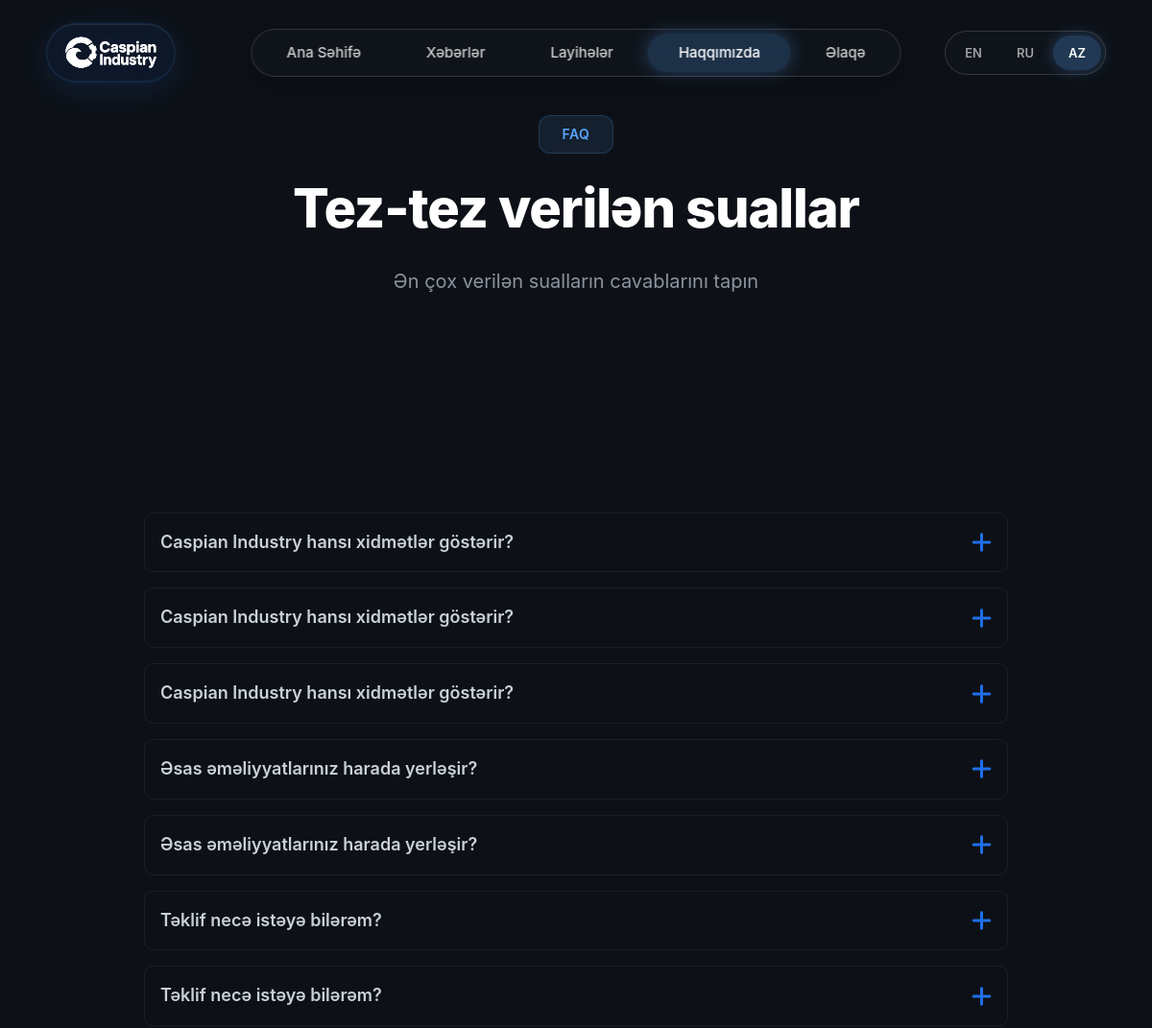
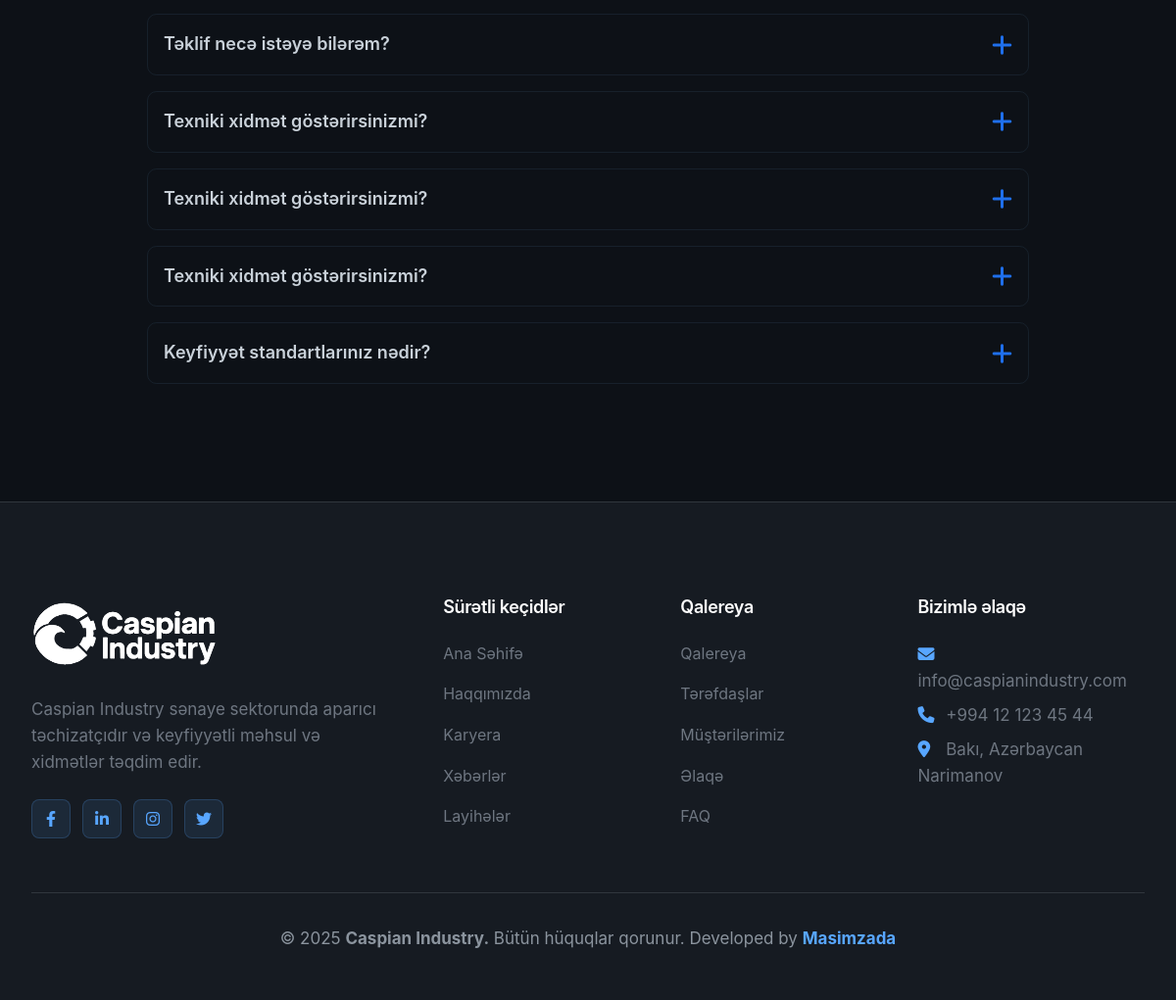
/pages/faq.php, run on the app's committed database (2 pictures, top to bottom).
### tables this page shows
CREATE TABLE faq (
                id INTEGER PRIMARY KEY AUTOINCREMENT,
                question_en TEXT NOT NULL,
                question_ru TEXT NOT NULL,
                question_az TEXT NOT NULL,
                answer_en TEXT NOT NULL,
                answer_ru TEXT NOT NULL,
                answer_az TEXT NOT NULL,
                category TEXT,
                created_at DATETIME DEFAULT CURRENT_TIMESTAMP,
                sort_order INTEGER DEFAULT 0
            );

CREATE TABLE site_settings (
                id INTEGER PRIMARY KEY AUTOINCREMENT,
                setting_key TEXT UNIQUE NOT NULL,
                setting_value TEXT,
                updated_at DATETIME DEFAULT CURRENT_TIMESTAMP
            );

### includes/language.php (called while the page is built, shortened)
<?php
class Language {
    private static $currentLang = DEFAULT_LANG;
    private static $translations = [];
    private static function loadTranslations() {
        $file = __DIR__ . '/../languages/' . self::$currentLang . '.json';
        if (file_exists($file)) {
            $json = file_get_contents($file);
            self::$translations = json_decode($json, true);
        }
    }
    public static function get($key, $default = '') {
        return self::$translations[$key] ?? $default;
    }
    public static function getSuffix() {
        return '_' . self::$currentLang;
    }
}
function t($key, $default = '') {
    return Language::get($key, $default);
}

### pages/faq.php (the view, shortened to what this page needs)
<?php require_once '../includes/header.php'; ?>
<section class="page-hero" style="padding-top: 120px; padding-bottom: var(--spacing-lg); background: linear-gradient(135deg, var(--color-primary-dark) 0%, var(--bg-darker) 100%);">
    <div class="container">
        <div class="section-header">
            <span class="section-tag"><?php echo t('nav_faq_tag','FAQ'); ?></span>
            <h1 class="section-title"><?php echo t('faq_title'); ?></h1>
            <p class="section-description"><?php echo t('faq_description','Find answers to commonly asked questions'); ?></p>
        </div>
    </div>
</section>
<section class="section">
    <div class="container">
        <div class="faq-container">
            <?php
            $db = Database::getInstance()->getConnection();
            $lang_suffix = Language::getSuffix();
            $stmt = $db->query("SELECT * FROM faq ORDER BY sort_order ASC");
            $faqs = $stmt->fetchAll();
            if (count($faqs) > 0) {
                foreach ($faqs as $faq) {
                    $question = $faq['question' . $lang_suffix];
                    ?>
                    <div class="faq-item">
                        <div class="faq-question">
                            <span><?php echo htmlspecialchars($question); ?></span>
                            <i class="fas fa-plus faq-icon"></i>
                        </div>
                    </div>
                    <?php
                }
            } else {
                echo '<div style="text-align: center; padding: var(--spacing-xl);">';
                echo '<i class="fas fa-question-circle" style="font-size: 4rem; color: var(--color-secondary); margin-bottom: var(--spacing-md);"></i>';
                echo '<p style="color: var(--text-secondary);">' . t('faq_no_items') . '</p>';
                echo '</div>';
            }
            ?>
        </div>
    </div>
</section>
<?php require_once '../includes/footer.php'; ?>

### includes/footer.php (shortened to what this page needs)
    <footer class="footer">
        <div class="container">
            <div class="footer-content">
                <div class="footer-section">
                    <img src="<?php echo BASE_URL; ?>/assets/images/Font+Logo.svg" alt="<?php echo SITE_NAME; ?>" style="height: 78px; margin-bottom: 1rem;   filter: brightness(0) invert(1);">
                    <p><?php echo t('footer_about'); ?></p>
                    <div class="social-links">
                        <?php
                        $db = Database::getInstance()->getConnection();
                        $social_links = [
                            'facebook' => 'fab fa-facebook-f',
                            'linkedin' => 'fab fa-linkedin-in',
                            'instagram' => 'fab fa-instagram',
                            'twitter' => 'fab fa-twitter'
                        ];
                        foreach ($social_links as $platform => $icon) {
                            $stmt = $db->prepare("SELECT setting_value FROM site_settings WHERE setting_key = ?");
                            $stmt->execute([$platform . '_url']);
                            $url = $stmt->fetchColumn();
                            if ($url && $url != '#') {
                                echo "<a href='$url' target='_blank' rel='noopener'><i class='$icon'></i></a>";
                            }
                        }
                        ?>
                    </div>
                </div>
                <div class="footer-section">
                    <h4><?php echo t('footer_quick_links'); ?></h4>
                    <ul class="footer-links">
                        <li><a href="<?php echo BASE_URL; ?>/index.php"><?php echo t('nav_home'); ?></a></li>
                        <li><a href="<?php echo BASE_URL; ?>/pages/about.php"><?php echo t('nav_about'); ?></a></li>
                        <li><a href="<?php echo BASE_URL; ?>/pages/careers.php"><?php echo t('nav_careers','Careers'); ?></a></li>
                        <li><a href="<?php echo BASE_URL; ?>/pages/news.php"><?php echo t('nav_news'); ?></a></li>
                        <li><a href="<?php echo BASE_URL; ?>/pages/projects.php"><?php echo t('nav_projects'); ?></a></li>
                    </ul>
                </div>
                <div class="footer-section">
                    <h4><?php echo t('nav_gallery'); ?></h4>
                    <ul class="footer-links">
                        <li><a href="<?php echo BASE_URL; ?>/pages/gallery.php"><?php echo t('nav_gallery'); ?></a></li>
                        <li><a href="<?php echo BASE_URL; ?>/pages/partners.php"><?php echo t('nav_partners'); ?></a></li>
                        <li><a href="<?php echo BASE_URL; ?>/pages/clients.php"><?php echo t('nav_clients'); ?></a></li>
                        <li><a href="<?php echo BASE_URL; ?>/pages/contact.php"><?php echo t('nav_contact'); ?></a></li>
                        <li><a href="<?php echo BASE_URL; ?>/pages/faq.php"><?php echo t('nav_faq'); ?></a></li>
                    </ul>
                </div>
                <div class="footer-section">
                    <h4><?php echo t('footer_contact'); ?></h4>
                    <?php
                    $db = Database::getInstance()->getConnection();
                    $settings = ['contact_email', 'contact_phone', 'contact_address' . Language::getSuffix()];
                    foreach ($settings as $setting) {
                        $stmt = $db->prepare("SELECT setting_value FROM site_settings WHERE setting_key = ?");
                        $stmt->execute([$setting]);
                        $value = $stmt->fetchColumn();
                        if ($value) {
                            if (strpos($setting, 'email') !== false) {
                                echo "<p><i class='fas fa-envelope'></i> <a href='mailto:$value'>$value</a></p>";
                            } elseif (strpos($setting, 'phone') !== false) {
                                echo "<p><i class='fas fa-phone'></i> <a href='tel:$value'>$value</a></p>";
                            } else {
                                echo "<p><i class='fas fa-map-marker-alt'></i> $value</p>";
                            }
                        }
                    }
                    ?>
                </div>
            </div>
            <div class="footer-bottom">
                <p>&copy; <?php echo date('Y'); ?> <b><?php echo SITE_NAME; ?>.</b> <?php echo t('footer_rights'); ?>  Developed by <a href="https://nurkhanmasimzada.site" style="text-decoration: none; font-weight: bold;">Masimzada</a></p>
            </div>
        </div>
    </footer>
</body>
</html>

### pages/faq.php (style rules this page uses)
.faq-container { max-width: 900px; margin: 0 auto; }
.faq-item { background: var(--bg-card); border: 1px solid rgba(107, 168, 214, 0.1); border-radius: var(--radius-md); margin-bottom: var(--spacing-md); overflow: hidden; transition: all var(--transition-normal); }
.faq-question { padding: var(--spacing-md); cursor: pointer; display: flex; justify-content: space-between; align-items: center; font-weight: 600; font-size: 1.125rem; user-select: none; }
.faq-icon { color: var(--color-secondary); font-size: 1.5rem; transition: transform var(--transition-fast); }

### data on the page
faq: question_az "Caspian Industry hansı xidmətlər göstərir?"
faq: question_az "Caspian Industry hansı xidmətlər göstərir?"
faq: question_az "Caspian Industry hansı xidmətlər göstərir?"
faq: question_az "Əsas əməliyyatlarınız harada yerləşir?"
faq: question_az "Əsas əməliyyatlarınız harada yerləşir?"
faq: question_az "Təklif necə istəyə bilərəm?"
faq: question_az "Təklif necə istəyə bilərəm?"
faq: question_az "Təklif necə istəyə bilərəm?"
faq: question_az "Texniki xidmət göstərirsinizmi?"
faq: question_az "Texniki xidmət göstərirsinizmi?"
faq: question_az "Texniki xidmət göstərirsinizmi?"
faq: question_az "Keyfiyyət standartlarınız nədir?"
site_settings: setting_value "info@caspianindustry.com"
site_settings: setting_value "+994 12 123 45 44"
site_settings: setting_value "Bakı, Azərbaycan Narimanov"

### other printed values
t('nav_home','Home') "Ana Səhifə"
t('nav_news','News') "Xəbərlər"
t('nav_projects','Projects') "Layihələr"
t('nav_about','About') "Haqqımızda"
t('nav_contact','Contact') "Əlaqə"
t('nav_faq_tag','FAQ') "FAQ"
t('faq_title') "Tez-tez verilən suallar"
t('faq_description','Find answers to commonly asked questions') "Ən çox verilən sualların cavablarını tapın"
t('footer_about') "Caspian Industry sənaye sektorunda aparıcı təchizatçıdır və keyfiyyətli məhsul və xidmətlər təqdim edir."
t('footer_quick_links') "Sürətli keçidlər"
t('nav_home') "Ana Səhifə"
t('nav_about') "Haqqımızda"
t('nav_careers','Careers') "Karyera"
t('nav_news') "Xəbərlər"
t('nav_projects') "Layihələr"
